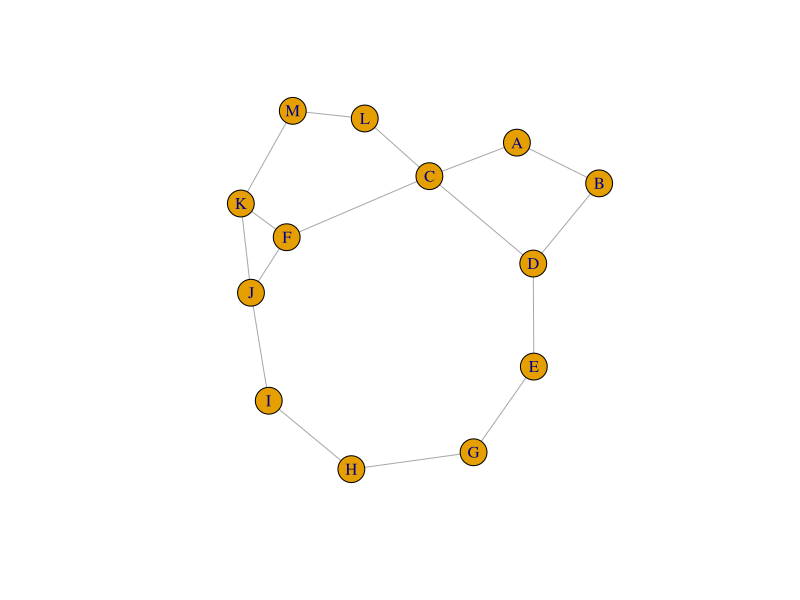
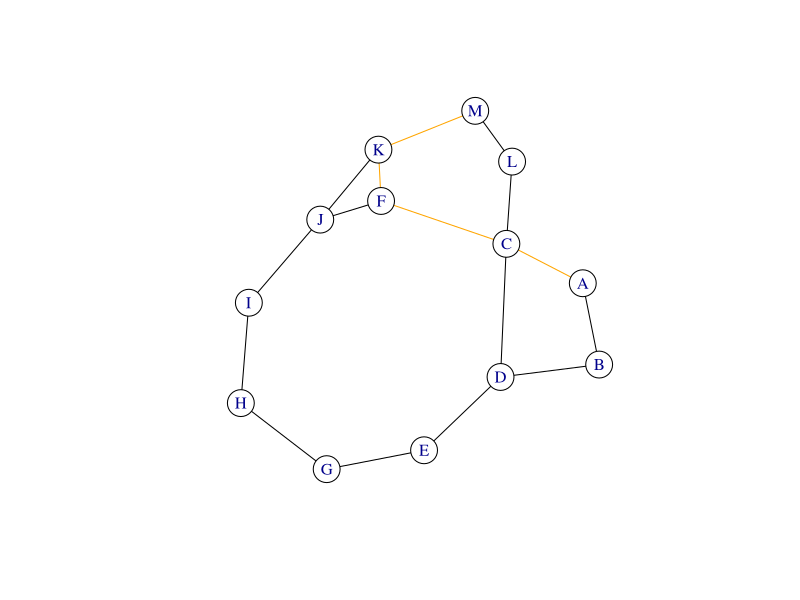

Generate these figures, in order, with R:
library(igraph)
# node_heuristic<-c(240,186,182,163,170,150,165,139,120,130,122,104,100,77,72,65,65,0)
# names(node_heuristic)<-c('A','B','C','D','E','F','G','H','I','J','K','L','M','N','O','P','Q','R')
# 
# graph_1<-graph(edges=c('A','B','A','C','A','D','A','E','B','K','C','I','D','N','E','J','K','H','I','L','I','M','I','F','N','F','N','J','J','Q','J','G','H','L','L','P','M','O','Q','R','Q','G','P','R','P','O','O','R'),directed=F)
# E(graph_1)$weight<-c(73,64,89,104,83,64,89,40,35,28,20,31,84,53,80,35,36,63,50,65,113,65,41,72)

node_heuristic<-c(223,222,166,192,165,136,122,111,100,60,32,102,0)
names(node_heuristic)<-c('A','B','C','D','E','F','G','H','I','J','K','L','M')

graph_1<-graph(edges = c('A','B','A','C','B','D','C','D','C','F','C','L','D','E','F','J','F','K','L','M','E','G','J','I','J','K','K','M','G','H','I','H'), directed = F)
E(graph_1)$weight<-c(36,61,31,32,31,80,52,122,112,102,43,45,36,32,30,40)

start_node<-'A'
goal<-'M'

plot(graph_1)

V(graph_1)$color<-"white"
E(graph_1)$color<-"black"

open<-c()
open[start_node]<-node_heuristic[start_node]
closed<-c()
path<-c()
cost<-c()
link<-c()
cost[start_node]<-0
print(cost[start_node])
flag<-FALSE
while(TRUE){
  if(length(open)==0){
    break
  }
  n<-names(open)[1]
  if(n==goal){
    path<-c(path,n)
    flag<-TRUE
    break
  }
  closed<-c(closed,open[1])
  open<-open[-1]
  adj<-adjacent_vertices(graph_1,n)
  for(i in 1:length(adj[[1]])){
    ei<-get.edge.ids(graph_1,c(n,adj[[1]][i]$name))
    cost_of_edge<-E(graph_1)[ei]$weight
    cost_of_node<-cost[n]+cost_of_edge
    total_node_heuristic<-node_heuristic[adj[[1]][i]$name]+cost_of_node
    if(adj[[1]][i]$name %in% names(open)){
      if(open[adj[[1]][i]$name]>total_node_heuristic){
        open[adj[[1]][i]$name]<-total_node_heuristic
        cost[adj[[1]][i]$name]<-cost_of_node
        link[adj[[1]][i]$name]<-n
      }
      next
    }
    if(adj[[1]][i]$name %in% names(closed)){
      if(closed[adj[[1]][i]$name]>total_node_heuristic){
        open[adj[[1]][i]$name]<-total_node_heuristic
        cost[adj[[1]][i]$name]<-cost_of_node
        link[adj[[1]][i]$name]<-n
      }
      next
    }
    open[adj[[1]][i]$name]<-node_heuristic[adj[[1]][i]$name]+cost_of_node
    cost[adj[[1]][i]$name]<-cost_of_node
    link[adj[[1]][i]$name]<-n
  }
  ordered_open<-order(as.numeric(open))
  open<-open[ordered_open]
  print(open)
  path<-c(path,n)
}
for(i in 2:length(path)){
  ei <- get.edge.ids(graph_1, c(path[i],link[path[i]]))
  E(graph_1)[ei]$color<-'orange'
}
plot(graph_1)
print(cost[goal])
if(flag){
  print(path)
}else{
  print("path not found")
}
